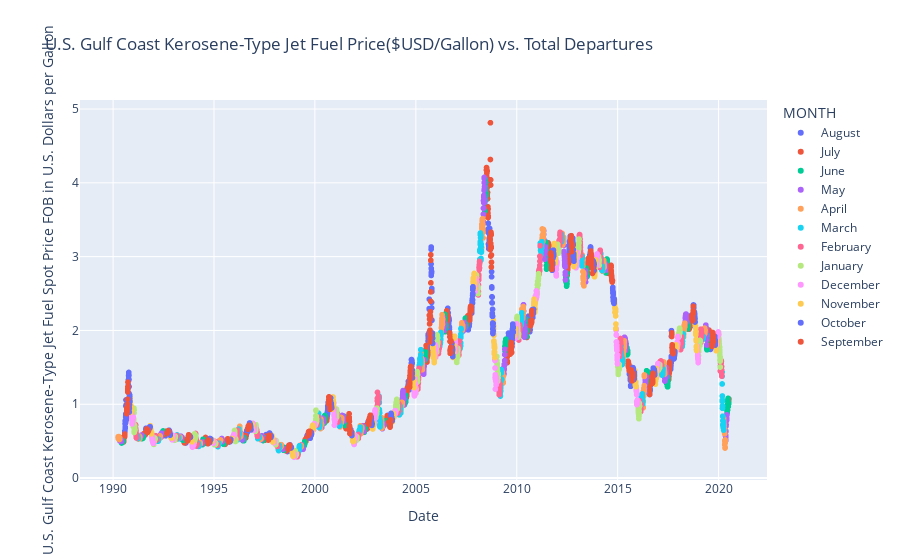

The notebook cell this image was saved under:
### Code cell
# FUEL PRICES BY MONTH:
fig4 = px.scatter(df_time, x='Date',
                 y='U.S. Gulf Coast Kerosene-Type Jet Fuel Spot Price FOB in U.S. Dollars per Gallon', title='U.S. Gulf Coast Kerosene-Type Jet Fuel Price($USD/Gallon) vs. Total Departures',
                color='MONTH')

fig4.show()

### Figure 1 — Plotly figure (JSON) as saved in the notebook; plotly's stock layout.template omitted (floating-point values rounded to 4 significant figures; data arrays with more than 128 entries replaced by an {"elided": "..."} marker saying what was removed)
{"data": [{"hovertemplate": "MONTH=August<br>Date=%{x}<br>U.S. Gulf Coast Kerosene-Type Jet Fuel Spot Price FOB in U.S. Dollars per Gallon=%{y}<extra></extra>", "legendgroup": "August", "marker": {"color": "#636efa", "symbol": "circle"}, "mode": "markers", "name": "August", "showlegend": true, "type": "scattergl", "x": {"elided": "659 str values"}, "xaxis": "x", "y": {"elided": "659 float values"}, "yaxis": "y"}, {"hovertemplate": "MONTH=July<br>Date=%{x}<br>U.S. Gulf Coast Kerosene-Type Jet Fuel Spot Price FOB in U.S. Dollars per Gallon=%{y}<extra></extra>", "legendgroup": "July", "marker": {"color": "#EF553B", "symbol": "circle"}, "mode": "markers", "name": "July", "showlegend": true, "type": "scattergl", "x": {"elided": "637 str values"}, "xaxis": "x", "y": {"elided": "637 float values"}, "yaxis": "y"}, {"hovertemplate": "MONTH=June<br>Date=%{x}<br>U.S. Gulf Coast Kerosene-Type Jet Fuel Spot Price FOB in U.S. Dollars per Gallon=%{y}<extra></extra>", "legendgroup": "June", "marker": {"color": "#00cc96", "symbol": "circle"}, "mode": "markers", "name": "June", "showlegend": true, "type": "scattergl", "x": {"elided": "662 str values"}, "xaxis": "x", "y": {"elided": "662 float values"}, "yaxis": "y"}, {"hovertemplate": "MONTH=May<br>Date=%{x}<br>U.S. Gulf Coast Kerosene-Type Jet Fuel Spot Price FOB in U.S. Dollars per Gallon=%{y}<extra></extra>", "legendgroup": "May", "marker": {"color": "#ab63fa", "symbol": "circle"}, "mode": "markers", "name": "May", "showlegend": true, "type": "scattergl", "x": {"elided": "657 str values"}, "xaxis": "x", "y": {"elided": "657 float values"}, "yaxis": "y"}, {"hovertemplate": "MONTH=April<br>Date=%{x}<br>U.S. Gulf Coast Kerosene-Type Jet Fuel Spot Price FOB in U.S. Dollars per Gallon=%{y}<extra></extra>", "legendgroup": "April", "marker": {"color": "#FFA15A", "symbol": "circle"}, "mode": "markers", "name": "April", "showlegend": true, "type": "scattergl", "x": {"elided": "645 str values"}, "xaxis": "x", "y": {"elided": "645 float values"}, "yaxis": "y"}, {"hovertemplate": "MONTH=March<br>Date=%{x}<br>U.S. Gulf Coast Kerosene-Type Jet Fuel Spot Price FOB in U.S. Dollars per Gallon=%{y}<extra></extra>", "legendgroup": "March", "marker": {"color": "#19d3f3", "symbol": "circle"}, "mode": "markers", "name": "March", "showlegend": true, "type": "scattergl", "x": {"elided": "655 str values"}, "xaxis": "x", "y": {"elided": "655 float values"}, "yaxis": "y"}, {"hovertemplate": "MONTH=February<br>Date=%{x}<br>U.S. Gulf Coast Kerosene-Type Jet Fuel Spot Price FOB in U.S. Dollars per Gallon=%{y}<extra></extra>", "legendgroup": "February", "marker": {"color": "#FF6692", "symbol": "circle"}, "mode": "markers", "name": "February", "showlegend": true, "type": "scattergl", "x": {"elided": "578 str values"}, "xaxis": "x", "y": {"elided": "578 float values"}, "yaxis": "y"}, {"hovertemplate": "MONTH=January<br>Date=%{x}<br>U.S. Gulf Coast Kerosene-Type Jet Fuel Spot Price FOB in U.S. Dollars per Gallon=%{y}<extra></extra>", "legendgroup": "January", "marker": {"color": "#B6E880", "symbol": "circle"}, "mode": "markers", "name": "January", "showlegend": true, "type": "scattergl", "x": {"elided": "638 str values"}, "xaxis": "x", "y": {"elided": "638 float values"}, "yaxis": "y"}, {"hovertemplate": "MONTH=December<br>Date=%{x}<br>U.S. Gulf Coast Kerosene-Type Jet Fuel Spot Price FOB in U.S. Dollars per Gallon=%{y}<extra></extra>", "legendgroup": "December", "marker": {"color": "#FF97FF", "symbol": "circle"}, "mode": "markers", "name": "December", "showlegend": true, "type": "scattergl", "x": {"elided": "609 str values"}, "xaxis": "x", "y": {"elided": "609 float values"}, "yaxis": "y"}, {"hovertemplate": "MONTH=November<br>Date=%{x}<br>U.S. Gulf Coast Kerosene-Type Jet Fuel Spot Price FOB in U.S. Dollars per Gallon=%{y}<extra></extra>", "legendgroup": "November", "marker": {"color": "#FECB52", "symbol": "circle"}, "mode": "markers", "name": "November", "showlegend": true, "type": "scattergl", "x": {"elided": "602 str values"}, "xaxis": "x", "y": {"elided": "602 float values"}, "yaxis": "y"}, {"hovertemplate": "MONTH=October<br>Date=%{x}<br>U.S. Gulf Coast Kerosene-Type Jet Fuel Spot Price FOB in U.S. Dollars per Gallon=%{y}<extra></extra>", "legendgroup": "October", "marker": {"color": "#636efa", "symbol": "circle"}, "mode": "markers", "name": "October", "showlegend": true, "type": "scattergl", "x": {"elided": "665 str values"}, "xaxis": "x", "y": {"elided": "665 float values"}, "yaxis": "y"}, {"hovertemplate": "MONTH=September<br>Date=%{x}<br>U.S. Gulf Coast Kerosene-Type Jet Fuel Spot Price FOB in U.S. Dollars per Gallon=%{y}<extra></extra>", "legendgroup": "September", "marker": {"color": "#EF553B", "symbol": "circle"}, "mode": "markers", "name": "September", "showlegend": true, "type": "scattergl", "x": {"elided": "619 str values"}, "xaxis": "x", "y": {"elided": "619 float values"}, "yaxis": "y"}], "layout": {"legend": {"title": {"text": "MONTH"}, "tracegroupgap": 0}, "title": {"text": "U.S. Gulf Coast Kerosene-Type Jet Fuel Price($USD/Gallon) vs. Total Departures"}, "xaxis": {"anchor": "y", "domain": [0, 1], "title": {"text": "Date"}}, "yaxis": {"anchor": "x", "domain": [0, 1], "title": {"text": "U.S. Gulf Coast Kerosene-Type Jet Fuel Spot Price FOB in U.S. Dollars per Gallon"}}}}
